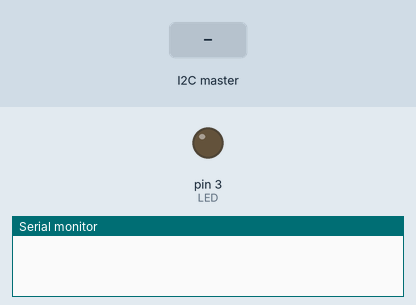
A sketch run on a simulated Arduino Uno, built with avr-gcc and run on an emulated ATmega328P. On the bench: output pins drawn as LEDs (lit = HIGH), the last lines printed to the serial monitor. The test bench sets the inputs (shaded band).

Above: at 1.2 s.
1.3 s: the I2C master sends the byte 1
At 1.6 s:
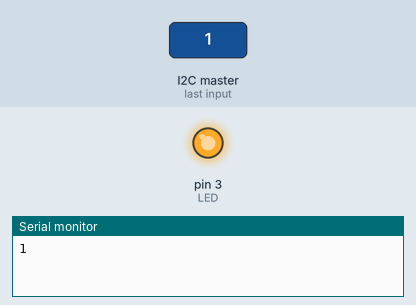
2.8 s: the I2C master sends the byte 0
At 4.0 s:
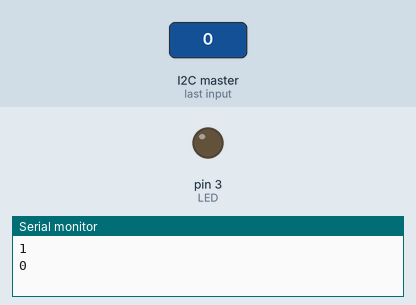
Timing chart, 0 to 5.8 s (numbered marks = the images above; inputs shaded):
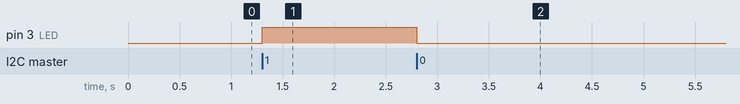

The sketch:

hybrid_i2c_slave_serial_sender.ino
```cpp
#include <Wire.h> // <-- remove spaces

int LED = 3;

int x = 0;

void setup()

{
  // Define the LED pin as Output
  pinMode (LED, OUTPUT);
  // Start the I2C Bus as Slave on address 9
  Wire.begin(9);
  // Attach a function to trigger when something is received.
  Wire.onReceive(receiveEvent);
  // Init serial
  Serial.begin(9600);
}

void receiveEvent( int bytes )
{
  // read one character from the I2C
  x = Wire.read();
  // And send via serial
  Serial.println(x);
}

void loop()
{

  if (x == 1) {
    digitalWrite(LED, HIGH);
    delay(100);
  }
  if (x == 0) {
    digitalWrite(LED, LOW);
    delay(100);
  }

}
```

Measured:
- after the input at 1.3 s, pin 3 (LED): LOW → HIGH at once
- after the input at 2.8 s, pin 3 (LED): HIGH → LOW at once
